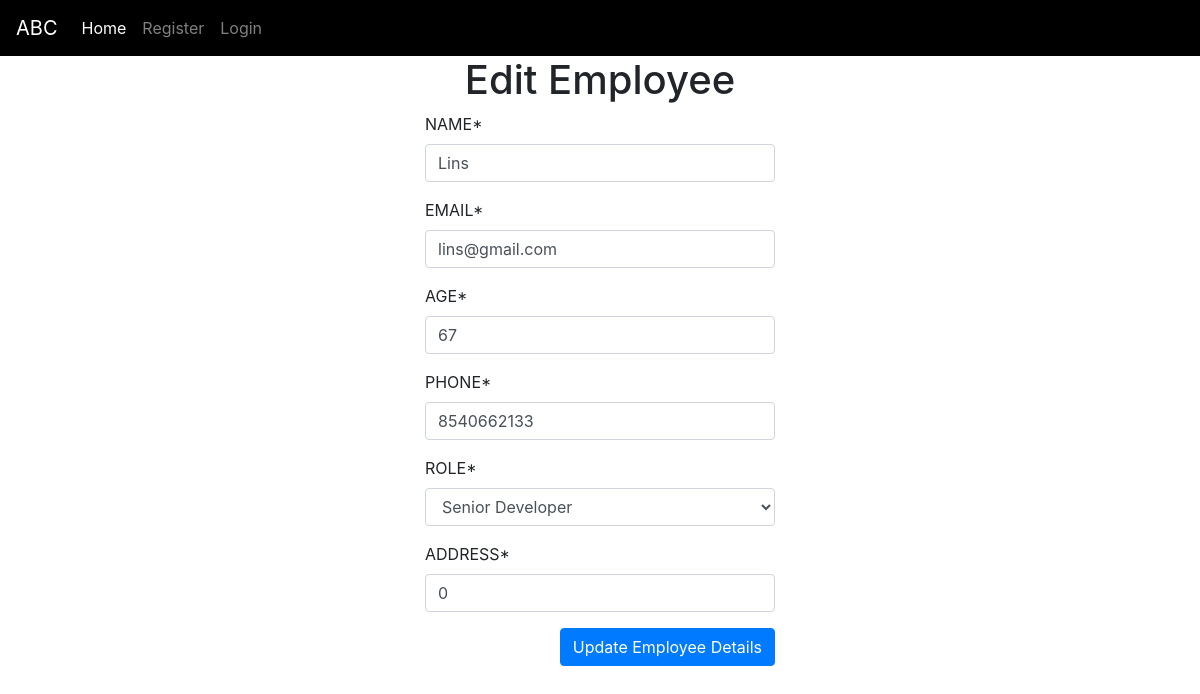
Page /manageemployee/2 on the committed database.
### employee/models.py (models this page shows, shortened)
class Employee(models.Model):
    ROLE = (
        ('Senior Developer', 'Senior Developer'),
        ('Junior Developer', 'Junior Developer'),
        ('Software Tester', 'Software Tester')
    )
    name = models.CharField(
        max_length = 50,
        verbose_name = 'NAME',
        validators =[
            v.MinLengthValidator(3, 'Name should be 3 chars long'),
            v.MaxLengthValidator(50, 'Name shoild not be longer than 50 chars')
        ]
    )
    email = models.CharField(
        max_length = 50,
        verbose_name = 'EMAIL',
        unique = True,
        validators =[
            v.MinLengthValidator(5, 'Name should be 5 chars long'),
            v.MaxLengthValidator(50, 'Name shoild not be longer than 50 chars'),
            v.EmailValidator("Invalid Email")
        ]
    )
    age = models.IntegerField(
        verbose_name = 'AGE',
        validators =[
            v.MinValueValidator(20, 'Age should be above 20'),
            v.MaxValueValidator(70, 'Age should be below 70'),
        ]
    )
    phone = models.BigIntegerField(
        verbose_name = 'PHONE',
        default = 0,
        unique = True,
        validators =[
            v.MinValueValidator(6666666666, 'Invalid Phone Number'),
            v.MaxValueValidator(9999999999, 'Invalid Phone Number'),
        ]
    )
    role = models.CharField(
        max_length = 100,
        verbose_name = 'ROLE',
        choices = ROLE
    )
    address = models.CharField(
        max_length = 255,
        verbose_name = 'ADDRESS',
        default = 0
    )

### employee/views.py (the view, shortened to what this page needs)
# urls.py: path('manageemployee/<int:id>', v.manage_employee, name='employee_manage'),
def manage_employee(request, id):
    if request.method == "GET":
        emp = Employee.objects.get(pk=id)
        nef = MNewEmployeeForm(instance=emp)
        return render(request, 'employee_manage.html', {'form': nef})

### employee/forms.py
class MNewEmployeeForm(ModelForm):
    class Meta:
        model=Employee
        fields="__all__"

### employee/templates/employee_manage.html
{% extends "employee_base.html" %}
{% load crispy_forms_tags %}
{% block content %}
<h1 class="text-center">Edit Employee</h1>
<div class="container">
  <div class="row">
    <div class="col-sm-4 offset-md-4">
      <form action="" method="POST">
        {{ form|crispy }} {% csrf_token %}
        <div class="row">
          <div class="col">
            <button type="submit" class="btn btn-primary" style="float: right">
              Update Employee Details
            </button>
          </div>
        </div>
      </form>
    </div>
  </div>
</div>
{% endblock content %}

### rows in the picture
Employee: name "Lins", email "lins@gmail.com", age "67", phone "8540662133", role "Senior Developer", address "0"
